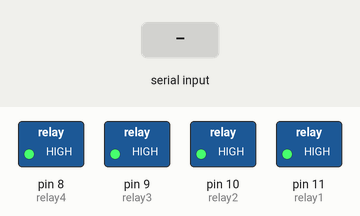
This sketch was run on a simulated Arduino Uno, built with avr-gcc and run on an emulated ATmega328P. Parts: switched loads named in the sketch (green lamp = pin HIGH). The inputs (shaded band) are chosen by the test bench.

Above: at 1.2 s.
1.3 s: "hidupkan mesin" received over Serial
At 2.6 s:
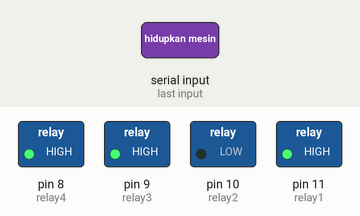
4.3 s: "Nyalakan kontak" received over Serial
At 5.3 s:
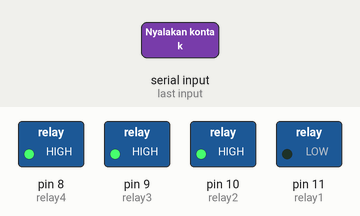
5.9 s: "matikan mesin" received over Serial
At 6.8 s:
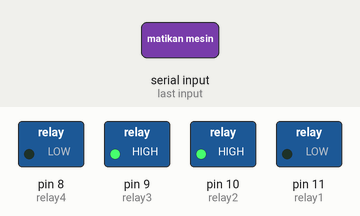
8.5 s: "hidupkan mesin" received over Serial
At 9.3 s:
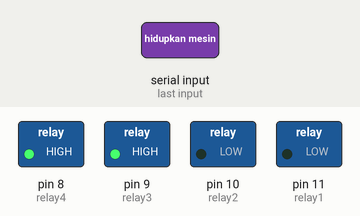
11.5 s: "matikan kontak" received over Serial
At 12.8 s:
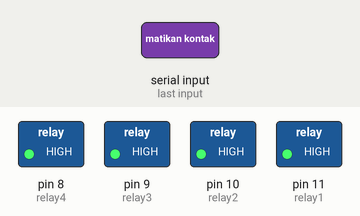
13.1 s: "matikan mesin" received over Serial
At 13.7 s:
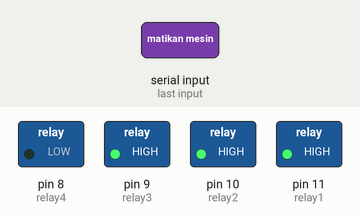
Timing chart, 0 to 16.1 s (numbered marks = the images above; inputs shaded):
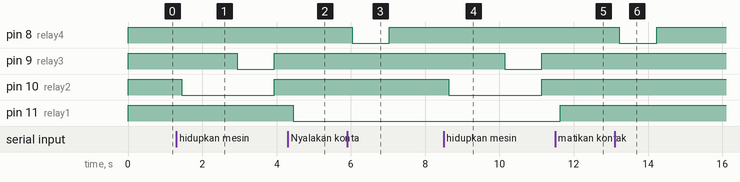

Measured:
- after the input at 1.3 s, pin 9 (relay3): HIGH → LOW after 1.6 s, → HIGH 1.0 s later; pin 10 (relay2): HIGH → LOW after 0.14 s, → HIGH 2.5 s later
- after the input at 4.3 s, pin 11 (relay1): HIGH → LOW after 0.15 s
- after the input at 5.9 s, pin 8 (relay4): HIGH → LOW after 0.13 s, → HIGH 1.0 s later
- after the input at 8.5 s, pin 9 (relay3): HIGH → LOW after 1.6 s, → HIGH 1.0 s later; pin 10 (relay2): HIGH → LOW after 0.14 s, → HIGH 2.5 s later
- after the input at 11.5 s, pin 11 (relay1): LOW → HIGH after 0.14 s
- after the input at 13.1 s, pin 8 (relay4): HIGH → LOW after 0.13 s, → HIGH 1.0 s later

The sketch:

Saklar_ind_new.ino
```cpp
String voice;
int
relay1 = 11, //Connect RELAY 1 To Pin #2
relay2 = 10, //Connect RELAY 2 To Pin #3
relay3 = 9, //Connect RELAY 3 To Pin #4
relay4 = 8 //Connect RELAY 4 To Pin #5
;
//-----------------------------------------------------------------------//
void setup() {
Serial.begin(9600);
pinMode(relay1, OUTPUT);
pinMode(relay2, OUTPUT);
pinMode(relay3, OUTPUT);
pinMode(relay4, OUTPUT);

digitalWrite(relay1, HIGH);
digitalWrite(relay2, HIGH);
digitalWrite(relay3, HIGH);
digitalWrite(relay4, HIGH);
}
//-----------------------------------------------------------------------//
void loop() {
while (Serial.available()){  //
delay(10); //
char c = Serial.read(); //
if (c == '#') {break;} //
voice += c; //
}
if (voice.length() > 0) {


//----------kontrol setiap relay dengan perintah---------------//
if(voice == "Nyalakan kontak") {digitalWrite(relay1, LOW);}
else if(voice == "matikan kontak") {digitalWrite(relay1, HIGH);}
else if(voice == "hidupkan mesin") {digitalWrite(relay2, LOW); delay(1500); digitalWrite(relay3, LOW); delay(1000); digitalWrite(relay2, HIGH); digitalWrite(relay3, HIGH);}
else if(voice == "matikan mesin") {digitalWrite(relay4, LOW); delay(1000); digitalWrite(relay4, HIGH);}
//-----------------------------------------------------------------------//
voice="";}} //
```
